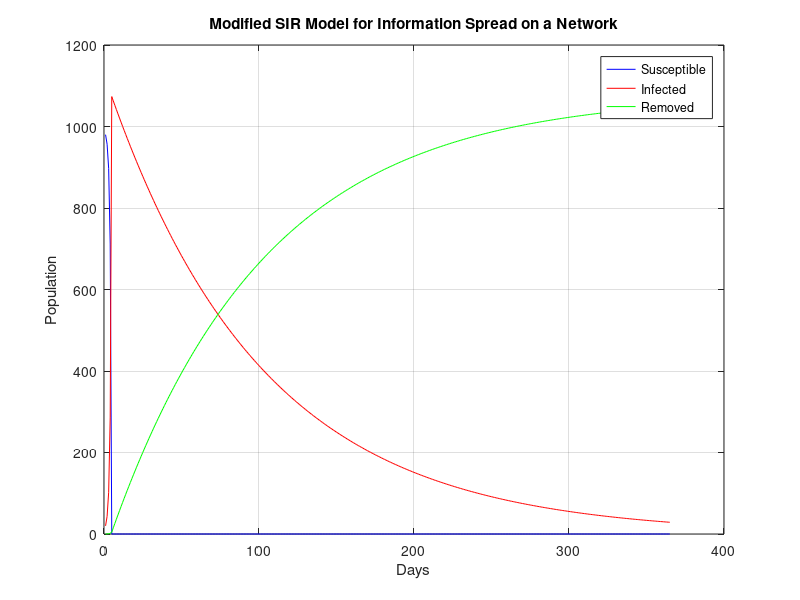

The MATLAB source for this figure:
%% Modified SIR Model
% initial parameters
S0 = 980; % initial number of SUSCEPTIBLE
I0 = 20;  % initial number of INFECTED
R0 = 0;   % initial number of REMOVED (including both cured and deceased)
alpha0 = 0.001; % basic infection rate
alpha = 0.00001; % heat propagation rate
beta = 0.01;     % removal rate

% Total population
N = S0 + I0 + R0;

% Simutaltion days
days = 365;

% Initialize the S, I, R array
S = zeros(1, days);
I = zeros(1, days);
R = zeros(1, days);

S(1) = S0;
I(1) = I0;
R(1) = R0;

% Simulate the propagation process every day
for t = 2:days
    % Update the values of S, I, R
    S(t) = S(t-1) - (alpha0 + alpha * I(t-1)) * S(t-1) * I(t-1);
    I(t) = I(t-1) + (alpha0 + alpha * I(t-1)) * S(t-1) * I(t-1) - beta * I(t-1);
    R(t) = R(t-1) + beta * I(t-1);

    % Make sure that S, I, R values do not become negative
    S(t) = max(S(t), 0);
    I(t) = max(I(t), 0);
    R(t) = max(R(t), 0);
end

% Plot Results
plot(1:days, S, 'b', 1:days, I, 'r', 1:days, R, 'g');
xlabel('Days');
ylabel('Population');
legend('Susceptible', 'Infected', 'Removed');
title('Modified SIR Model for Information Spread on a Network');
grid on;
